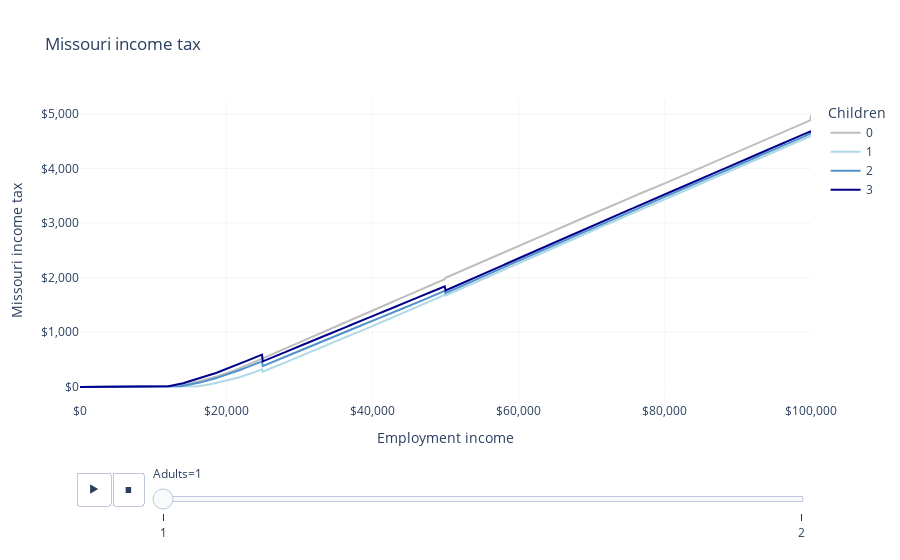

Here is the notebook cell this chart was saved with:
### Markdown cell above
### 1 or 2 person household , \$1,000/month in rent, under 65, cohabitating.

### Code cell
from openfisca_us import IndividualSim
import pandas as pd
import plotly.express as px

LIGHT_GRAY = "#F5F5F5"
GRAY = "#BDBDBD"
BLUE = "#5091cc"
LIGHT_BLUE = "lightblue"
DARK_BLUE = "darkblue"


def make_tax_under_65(adults, children):
    sim = IndividualSim(year=2021)
    sim.add_person(name="head", age=25, rent = 0)
    members = ["head"]
    if adults == 2:
        sim.add_person(name="spouse", age=25)
        members += ["spouse"]
    for i in range(children):
        child = "child{}".format(i)
        sim.add_person(name=child, age=6)
        members += [child]
    sim.add_tax_unit(name="tax_unit", members=members, premium_tax_credit=0)
    sim.add_household(name="household", members=members, state_code="MO")
    sim.vary("employment_income", max=100_000, step=100)
    employment_income = sim.calc("employment_income")[0]
    mo_income_tax = sim.calc("mo_income_tax")[0].round()
    mtr = sim.deriv("mo_income_tax", "employment_income", wrt_target="head")
    return pd.DataFrame(
        dict(
            employment_income=employment_income,
            mo_income_tax=mo_income_tax,
            mtr=mtr,
            adults=adults,
            children=str(children),
        )
    )


# Make a table of state taxes for different numbers of adults and children.
l = []
for adults in range(1, 3):
    for children in range(0, 4):
        l.append(make_tax_under_65(adults, children))

df = pd.concat(l)

LABELS = dict(
    employment_income="Employment income",
    mo_income_tax="Missouri income tax",
    mtr="Marginal tax rate",
    adults="Adults",
    children="Children",
)

COLOR_MAP = {"0": GRAY, "1": LIGHT_BLUE, "2": BLUE, "3": DARK_BLUE}

fig = px.line(
    df,
    "employment_income",
    "mo_income_tax",
    color="children",
    animation_frame="adults",
    labels=LABELS,
    title="Missouri income tax",
    color_discrete_map=COLOR_MAP,
)
fig.update_layout(
    xaxis_tickformat="$,",
    yaxis_tickformat="$,",
    plot_bgcolor="white",
    xaxis_gridcolor=LIGHT_GRAY,
    yaxis_gridcolor=LIGHT_GRAY,
)
fig.show()

### Figure 1 — Plotly figure (JSON) as saved in the notebook; plotly's stock layout.template omitted (floating-point values rounded to 4 significant figures; data arrays with more than 128 entries replaced by an {"elided": "..."} marker saying what was removed)
{"data": [{"hovertemplate": "Children=0<br>Adults=1<br>Employment income=%{x}<br>Missouri income tax=%{y}<extra></extra>", "legendgroup": "0", "line": {"color": "#BDBDBD", "dash": "solid"}, "marker": {"symbol": "circle"}, "mode": "lines", "name": "0", "orientation": "v", "showlegend": true, "type": "scatter", "x": {"elided": "1001 int values"}, "xaxis": "x", "y": {"elided": "1001 int values"}, "yaxis": "y"}, {"hovertemplate": "Children=1<br>Adults=1<br>Employment income=%{x}<br>Missouri income tax=%{y}<extra></extra>", "legendgroup": "1", "line": {"color": "lightblue", "dash": "solid"}, "marker": {"symbol": "circle"}, "mode": "lines", "name": "1", "orientation": "v", "showlegend": true, "type": "scatter", "x": {"elided": "1001 int values"}, "xaxis": "x", "y": {"elided": "1001 int values"}, "yaxis": "y"}, {"hovertemplate": "Children=2<br>Adults=1<br>Employment income=%{x}<br>Missouri income tax=%{y}<extra></extra>", "legendgroup": "2", "line": {"color": "#5091cc", "dash": "solid"}, "marker": {"symbol": "circle"}, "mode": "lines", "name": "2", "orientation": "v", "showlegend": true, "type": "scatter", "x": {"elided": "1001 int values"}, "xaxis": "x", "y": {"elided": "1001 int values"}, "yaxis": "y"}, {"hovertemplate": "Children=3<br>Adults=1<br>Employment income=%{x}<br>Missouri income tax=%{y}<extra></extra>", "legendgroup": "3", "line": {"color": "darkblue", "dash": "solid"}, "marker": {"symbol": "circle"}, "mode": "lines", "name": "3", "orientation": "v", "showlegend": true, "type": "scatter", "x": {"elided": "1001 int values"}, "xaxis": "x", "y": {"elided": "1001 int values"}, "yaxis": "y"}], "layout": {"legend": {"title": {"text": "Children"}, "tracegroupgap": 0}, "plot_bgcolor": "white", "sliders": [{"active": 0, "currentvalue": {"prefix": "Adults="}, "len": 0.9, "pad": {"b": 10, "t": 60}, "steps": [{"args": [["1"], {"frame": {"duration": 0, "redraw": false}, "fromcurrent": true, "mode": "immediate", "transition": {"duration": 0, "easing": "linear"}}], "label": "1", "method": "animate"}, {"args": [["2"], {"frame": {"duration": 0, "redraw": false}, "fromcurrent": true, "mode": "immediate", "transition": {"duration": 0, "easing": "linear"}}], "label": "2", "method": "animate"}], "x": 0.1, "xanchor": "left", "y": 0, "yanchor": "top"}], "title": {"text": "Missouri income tax"}, "updatemenus": [{"buttons": [{"args": [null, {"frame": {"duration": 500, "redraw": false}, "fromcurrent": true, "mode": "immediate", "transition": {"duration": 500, "easing": "linear"}}], "label": "&#9654;", "method": "animate"}, {"args": [[null], {"frame": {"duration": 0, "redraw": false}, "fromcurrent": true, "mode": "immediate", "transition": {"duration": 0, "easing": "linear"}}], "label": "&#9724;", "method": "animate"}], "direction": "left", "pad": {"r": 10, "t": 70}, "showactive": false, "type": "buttons", "x": 0.1, "xanchor": "right", "y": 0, "yanchor": "top"}], "xaxis": {"anchor": "y", "domain": [0, 1], "gridcolor": "#F5F5F5", "tickformat": "$,", "title": {"text": "Employment income"}}, "yaxis": {"anchor": "x", "domain": [0, 1], "gridcolor": "#F5F5F5", "tickformat": "$,", "title": {"text": "Missouri income tax"}}}}
